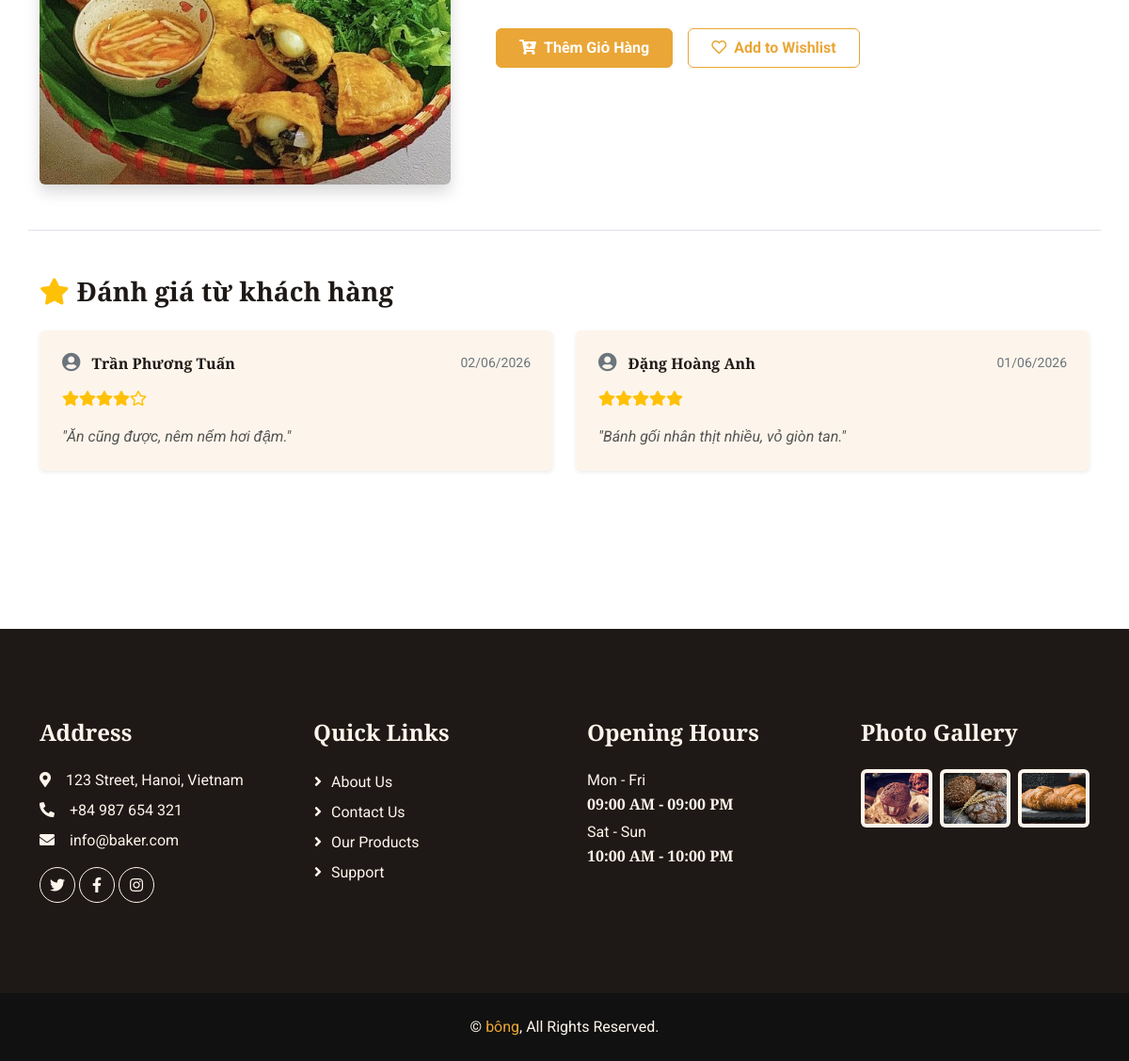
The app's page /index.php?page=product_detail&id=25 (lower part), older data.
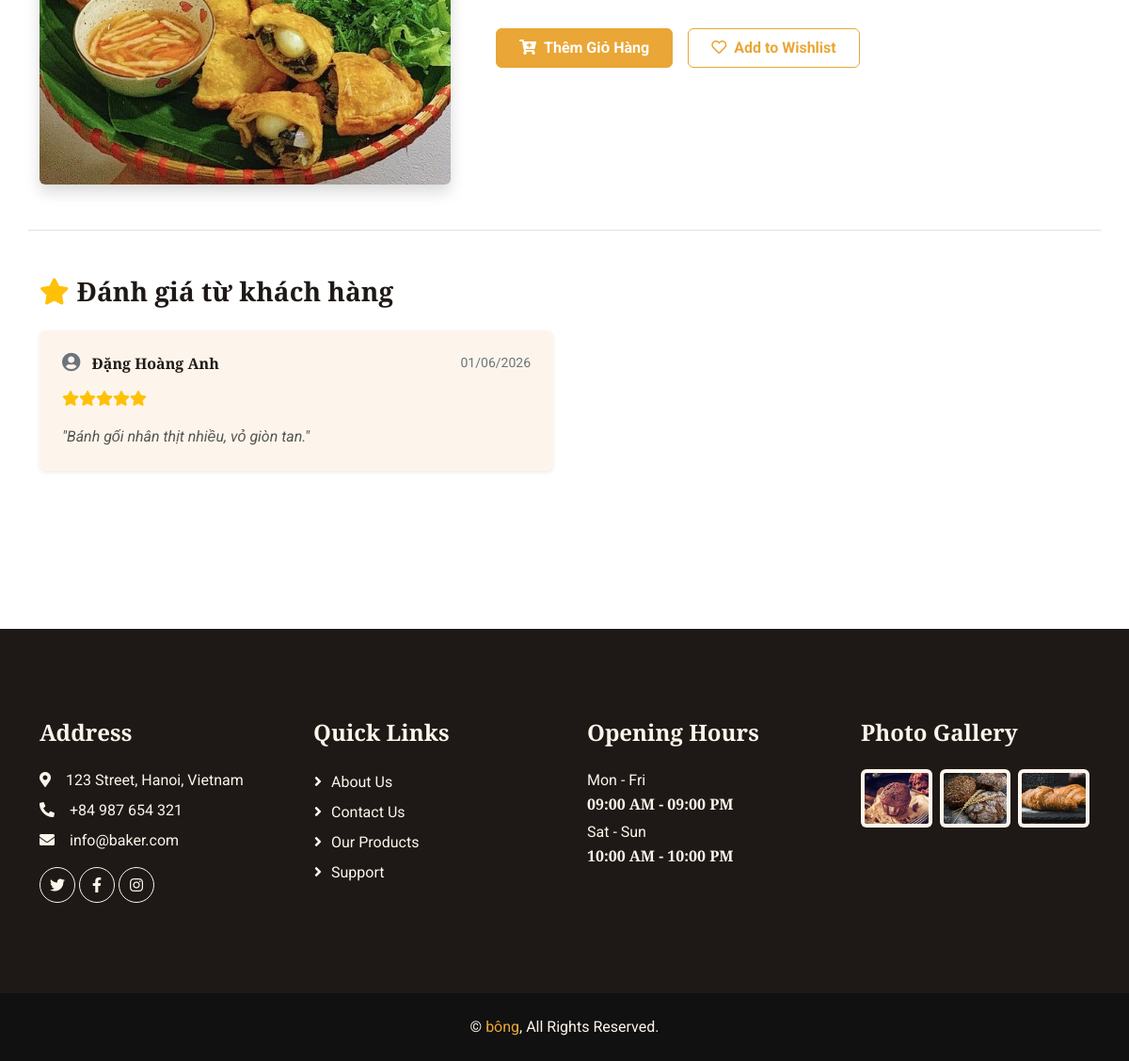
The same page, newer data.
### tables this page shows
CREATE TABLE `reviews` (
  `review_id` int(11) NOT NULL,
  `account_id` int(11) NOT NULL,
  `product_id` int(11) NOT NULL,
  `order_id` int(11) NOT NULL,
  `rating` int(11) NOT NULL CHECK (`rating` >= 1 and `rating` <= 5),
  `comment` text DEFAULT NULL,
  `created_at` timestamp NOT NULL DEFAULT current_timestamp(),
  `status` int(11) DEFAULT 1
);

CREATE TABLE `customers` (
  `customer_id` int(11) NOT NULL,
  `full_name` varchar(100) NOT NULL,
  `address` text DEFAULT NULL,
  `phone_number` varchar(15) DEFAULT NULL,
  `email` varchar(100) DEFAULT NULL
);

### views/product_detail.php (the view, shortened to what this page needs)
<?php
$db = Database::getInstance();
$id = isset($_GET['id']) ? (int)$_GET['id'] : 0;
$query = mysqli_query($db, "SELECT * FROM products WHERE product_id = '$id'");
$product = mysqli_fetch_assoc($query);
$p_name = $product['product_name'] ?? 'Bánh ngon';
$p_img = $product['image'] ?? 'default.jpg';
$p_stock = $product['stock_quantity'] ?? 0;
$is_favorite = false;
$heart_icon = $is_favorite ? 'fas fa-heart' : 'far fa-heart';
$btn_text = $is_favorite ? 'Favorited' : 'Add to Wishlist';
$sql_reviews = "SELECT r.*, c.full_name
                FROM reviews r
                JOIN customers c ON r.account_id = c.customer_id
                WHERE r.product_id = '$id' AND r.status = 1
                ORDER BY r.created_at DESC";
$reviews_list = mysqli_query($db, $sql_reviews);
include 'header.php';
?>
<div class="container-xxl py-5">
    <div class="container">
        <div class="row g-5">
            <div class="col-lg-5 wow fadeIn" data-wow-delay="0.1s">
                <img class="img-fluid rounded shadow" src="assets/img/<?php echo $p_img; ?>" alt="<?php echo $p_name; ?>" style="width: 100%; object-fit: cover; aspect-ratio: 1/1;" onerror="this.onerror=null; this.src='https://placehold.co/500x500?text=No+Image';">
            </div>
            <div class="col-lg-7 wow fadeIn" data-wow-delay="0.5s">
                <div class="d-flex align-items-center mb-4 pt-3">
                    <div class="d-flex me-3">
                        <button type="button" class="btn btn-primary py-2 px-4 fw-bold" onclick="addToCart(event, <?php echo $id; ?>)" <?php echo ($p_stock <= 0) ? 'disabled' : ''; ?>>
                            <i class="fa fa-cart-plus me-2"></i>Thêm Giỏ Hàng
                        </button>
                    </div>
                    <a href="javascript:void(0);" onclick="toggleFavorite(event, <?php echo $id; ?>, this)" class="btn btn-outline-primary py-2 px-4 fw-bold">
                        <i class="<?php echo $heart_icon; ?> me-2"></i><span class="fav-text"><?php echo $btn_text; ?></span>
                    </a>
                </div>
            </div>
        </div>
        <div class="row mt-5 pt-5 border-top wow fadeInUp" data-wow-delay="0.1s">
            <div class="col-12">
                <h3 class="fw-bold mb-4 text-dark"><i class="fas fa-star me-2 text-warning"></i>Đánh giá từ khách hàng</h3>
                <?php if ($reviews_list && mysqli_num_rows($reviews_list) > 0): ?>
                    <div class="row">
                        <?php while ($rev = mysqli_fetch_assoc($reviews_list)): ?>
                            <div class="col-md-6 mb-4">
                                <div class="card border-0 shadow-sm rounded-3 h-100 bg-light">
                                    <div class="card-body p-4">
                                        <div class="d-flex justify-content-between align-items-center mb-3">
                                            <h6 class="fw-bold text-dark mb-0">
                                                <i class="fas fa-user-circle text-muted me-2 fs-5"></i>
                                                <?php echo htmlspecialchars($rev['full_name']); ?>
                                            </h6>
                                            <small class="text-muted">
                                                <?php echo date('d/m/Y', strtotime($rev['created_at'])); ?>
                                            </small>
                                        </div>
                                        <div class="text-warning mb-3" style="font-size: 1rem;">
                                            <?php
                                            $rating = (int)$rev['rating'];
                                            for ($i = 1; $i <= 5; $i++) {
                                                if ($i <= $rating) {
                                                    echo '<i class="fas fa-star"></i>';
                                                } else {
                                                    echo '<i class="far fa-star"></i>';
                                                }
                                            }
                                            ?>
                                        </div>
                                        <p class="mb-0 text-secondary" style="font-style: italic;">
                                            "<?php echo nl2br(htmlspecialchars($rev['comment'])); ?>"
                                        </p>
                                    </div>
                                </div>
                            </div>
                        <?php endwhile; ?>
                    </div>
                <?php endif; ?>
            </div>
        </div>
        </div>
</div>
<?php include 'footer.php'; ?>

Row changes from the older to the newer data that the page shows:
no longer on this page (row edited): reviews: customers.full_name "Trần Phương Tuấn", created_at "02/06/2026", rating 4 (drawn), comment "Ăn cũng được, nêm nếm hơi đậm."
